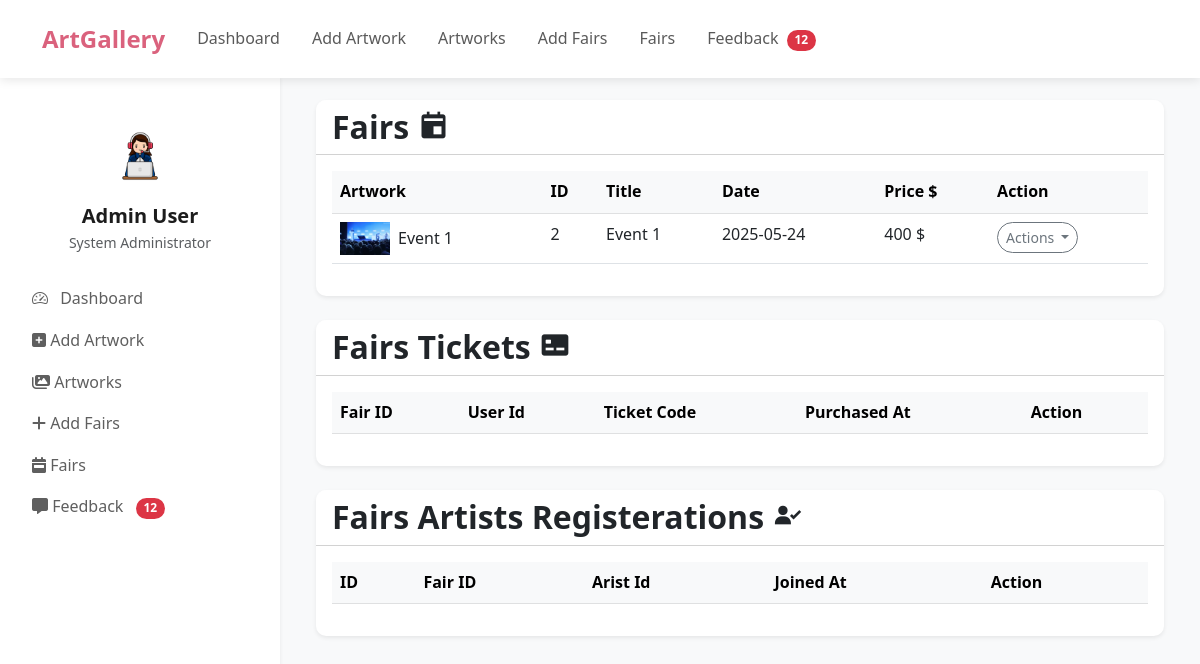
The app's page /admin/admin-fairs.php, older data.
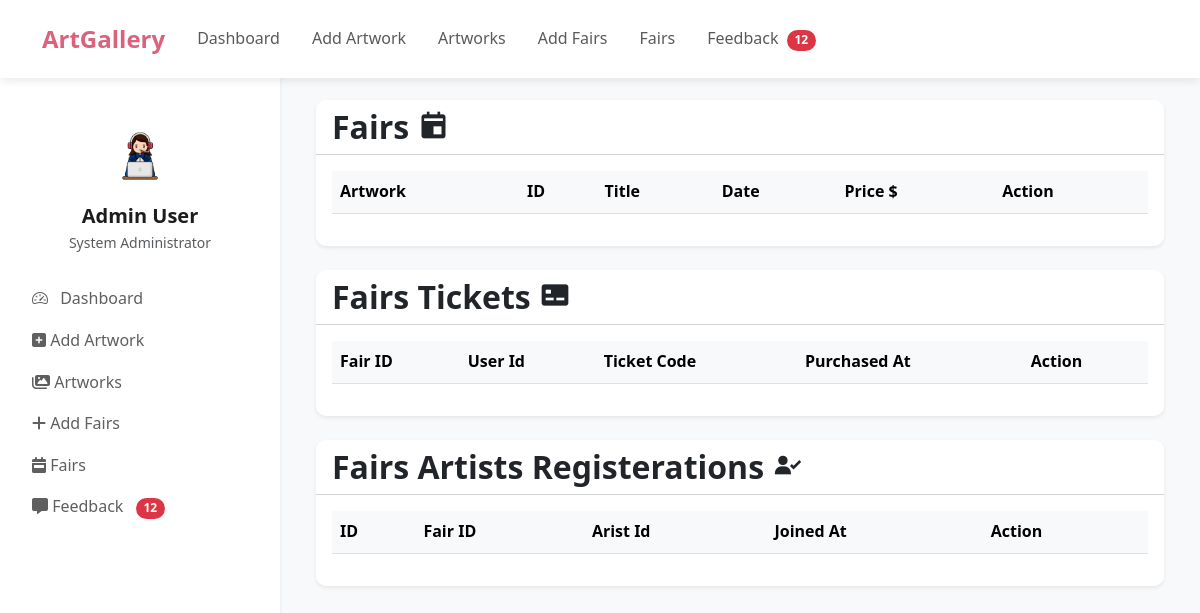
The same page, newer data.
### tables this page shows
CREATE TABLE `fairs` (
  `id` int(11) NOT NULL,
  `title` varchar(255) DEFAULT NULL,
  `description` text DEFAULT NULL,
  `fair_date` date DEFAULT NULL,
  `fair_time` time DEFAULT NULL,
  `price` int(11) NOT NULL,
  `location` varchar(255) DEFAULT NULL,
  `image` varchar(255) DEFAULT NULL,
  `created_by` int(11) DEFAULT NULL,
  `created_at` timestamp NOT NULL DEFAULT current_timestamp()
);

### admin/admin-fairs.php (the view, shortened to what the changed rows need)
<!DOCTYPE html>
<html lang="en">
<head>
    <link href="https://cdn.jsdelivr.net/npm/bootstrap@5.3.0-alpha1/dist/css/bootstrap.min.css" rel="stylesheet">
    <link rel="stylesheet" href="https://cdn.jsdelivr.net/npm/bootstrap-icons@1.10.3/font/bootstrap-icons.css">
    <link rel="stylesheet" href="../assets/css/style.css">
</head>
<body>
    <div class="d-flex">
        <?php
        include 'includes/header.php';
        include 'includes/conn.php';
        ?>
        <div class="main-content p-4 bg-light">
            <div class="container-fluid">
                <div class="card border-0 shadow-sm mb-4">
                    <div class="card-header bg-white d-flex justify-content-between align-items-center">
                        <h2 class="mb-0">Fairs <i class='bx bxs-calendar-event'></i></h2>
                    </div>
                    <div class="card-body">
                        <div class="table-responsive">
                            <table class="table table-hover">
                                <thead class="table-light">
                                    <tr>
                                        <th>Artwork</th>
                                        <th>ID</th>
                                        <th>Title</th>
                                        <th>Date</th>
                                        <th>Price $</th>
                                        <th>Action</th>
                                    </tr>
                                </thead>
                                <tbody>
                                    <?php
                                    $sql = "SELECT * FROM fairs";
                                    $result = mysqli_query($conn, $sql);
                                    while ($row = mysqli_fetch_assoc($result)) {
                                    ?>
                                        <tr>
                                            <td>
                                                <div class="d-flex align-items-center">
                                                    <img src="back/<?php echo $row['image'] ?>" class="me-2" alt="Artwork" width="50px">
                                                    <div><?php echo $row['title'] ?></div>
                                                </div>
                                            </td>
                                            <td><?php echo $row['id'] ?></td>
                                            <td><?php echo $row['title'] ?></td>
                                            <td><?php echo $row['fair_date'] ?></td>
                                            <td><?php echo $row['price'] . " $" ?></td>
                                            <td>
                                                <div class="dropdown">
                                                    <button class="btn btn-sm btn-outline-secondary dropdown-toggle" type="button" data-bs-toggle="dropdown">
                                                        Actions
                                                    </button>
                                                </div>
                                            </td>
                                        </tr>
                                    <?php
                                    }
                                    ?>
                                </tbody>
                            </table>
                        </div>
                    </div>
                </div>
                <div class="card border-0 shadow-sm mb-4">
                    <div class="card-header bg-white d-flex justify-content-between align-items-center">
                        <h2 class="mb-0">Fairs Tickets <i class='bx bxs-credit-card-front'></i> </h2>
                    </div>
                    <div class="card-body">
                        <div class="table-responsive">
                            <table class="table table-hover">
                                <thead class="table-light">
                                    <tr>
                                        <th>Fair ID</th>
                                        <th>User Id</th>
                                        <th>Ticket Code</th>
                                        <th>Purchased At</th>
                                        <th>Action</th>
                                    </tr>
                                </thead>
                            </table>
                        </div>
                    </div>
                </div>
                <div class="card border-0 shadow-sm mb-4">
                    <div class="card-header bg-white d-flex justify-content-between align-items-center">
                        <h2 class="mb-0">Fairs Artists Registerations <i class='bx bxs-user-check'></i></h2>
                    </div>
                    <div class="card-body">
                        <div class="table-responsive">
                            <table class="table table-hover">
                                <thead class="table-light">
                                    <tr>
                                        <th>ID</th>
                                        <th>Fair ID</th>
                                        <th>Arist Id</th>
                                        <th>Joined At</th>
                                        <th>Action</th>
                                    </tr>
                                </thead>
                            </table>
                        </div>
                    </div>
                </div>
            </div>
        </div>
</body>
</html>

Row changes from the older to the newer data that the page shows:
removed fairs: image (picture), title "Event 1", id "2", fair_date "2025-05-24", price "400"
